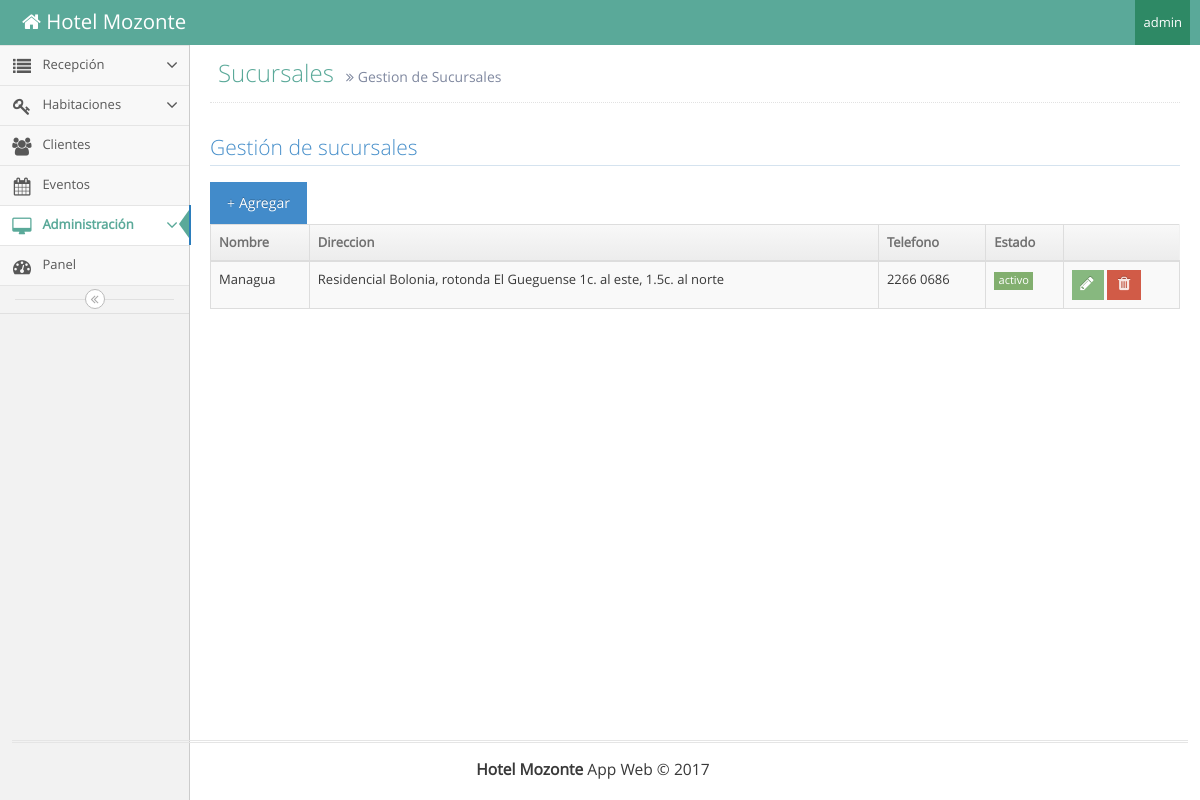
The page /view/sucursales.php (signed in) on the database its author committed.
### tables this page shows
create table Sucursal(
idSucursal int primary key auto_increment,
nombre varchar(255) not null,
direccion varchar(255) not null,
telefono varchar(255) not null,
estado varchar(255) not null
);

### controller/mostrarSucursales.php (the view, shortened to what this page needs)
<?php
$con= conexion();
$consulta= "SELECT * FROM Sucursal";
$res= $con->query($consulta);
while ($row= $res->fetch_assoc()) {
  if ($row['estado']=='activo') {
    echo '
    <div class="modal fade" id="editar'.$row['nombre'].'" tabindex="-1" role="dialog" aria-labelledby="agregarUsuarioLabel" aria-hidden="true">
                      <input name="nombre" type="text" placeholder="Nombre" value="'.$row['nombre'].'" readonly/>
                    <input name="tel" type="text" placeholder="Teléfono" value="'.$row['telefono'].'"/>
                  <input name="dir" type="text" placeholder="Dirección" value="'.$row['direccion'].'"/>
    </div>
    <tr>
    <td>'.$row['nombre'].'</td>
    <td>'.$row['direccion'].'</td>
    <td>'.$row['telefono'].'</td>
    <td class="hidden-480">
      <span class="label label-sm label-success">'.$row['estado'].'</span>
    </td>
    <td>
      <div class="hidden-sm hidden-xs action-buttons">
        <button type="button" class="btn btn-xs btn-success" data-toggle="modal" data-target="#editar'.$row['nombre'].'"><i class="ace-icon fa fa-pencil bigger-130"></i></button>
        <button type="button" class="btn btn-xs btn-danger"> <a href="../controller/eliminarSucursal.php?u='.$row['nombre'].'" style="color:#fff"> <i class="ace-icon fa fa-trash bigger-130"></i></a></button>
      </div>
    </td>
    </tr>
    ';
  }
}
 ?>

### rows shown on the page
sucursal: nombre "Managua", direccion "Residencial Bolonia, rotonda El Gueguense 1c. al este, 1.5c. al norte", telefono "2266 0686", estado "activo"

### other values the page prints
$_SESSION['username'] "admin"
